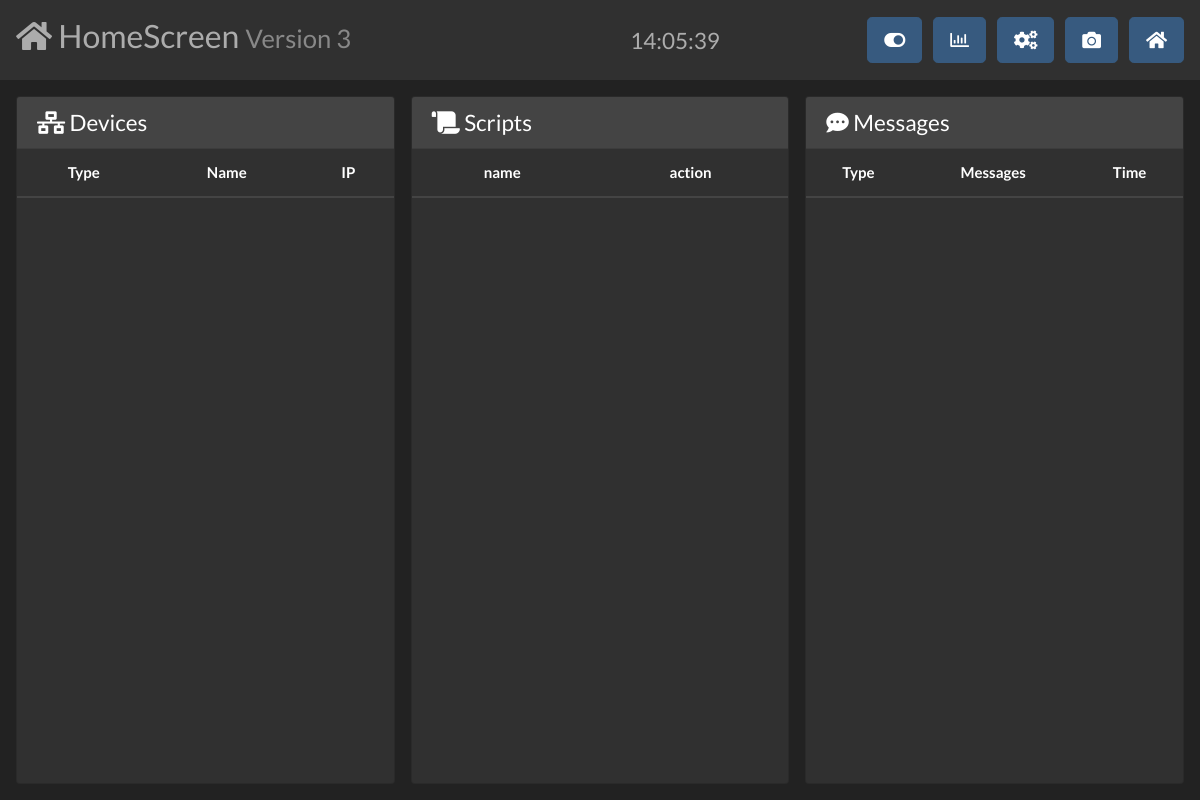
Before: /info.php with the older database file.
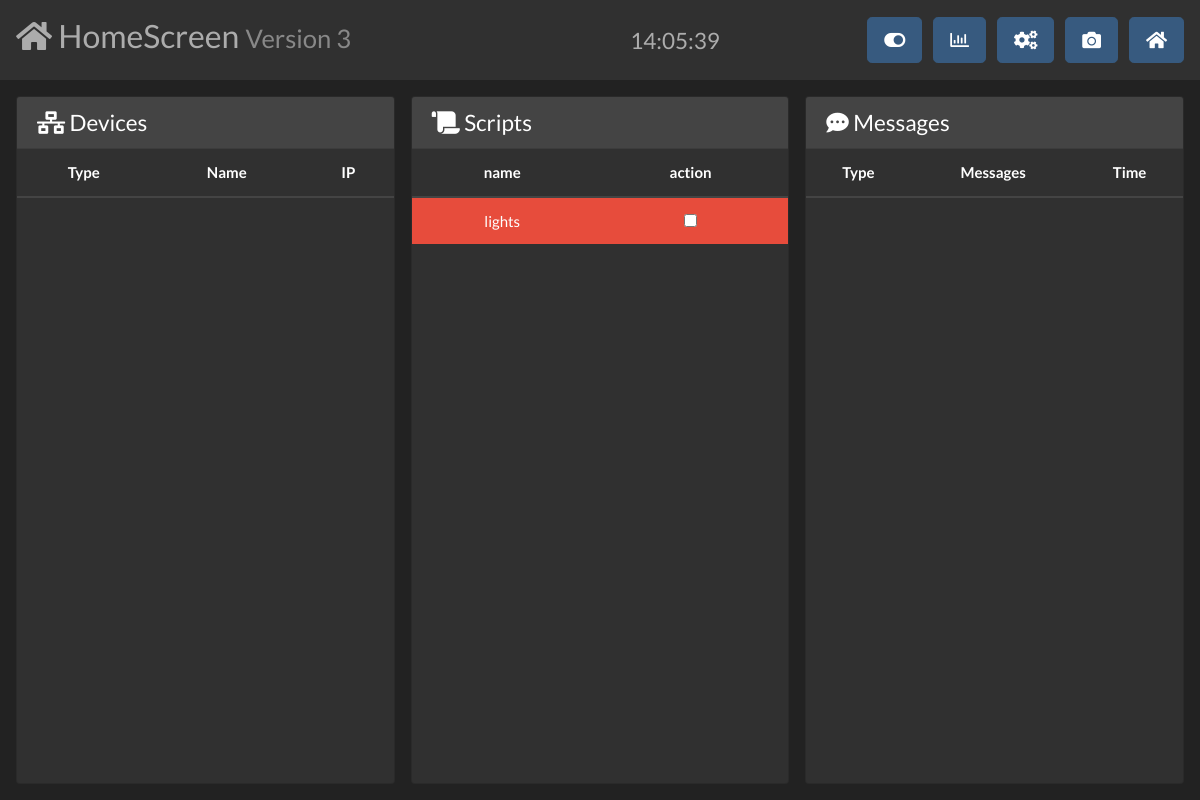
After: the same page with the newer database file.
### tables this page shows
CREATE TABLE scripts (
  name VARCHAR(30),
  type VARCHAR(30),
  path VARCHAR(100),
  status BIT,
  pid SMALLINT,
  PRIMARY KEY (name)
);

### info.php (the view, shortened to what this page needs)
<?php include "templates/header.php"; ?>
<link href="https://cdn.jsdelivr.net/gh/gitbrent/bootstrap4-toggle@3.6.1/css/bootstrap4-toggle.min.css" rel="stylesheet">
    <main>
        <div class="row h-100 m-0">
            <div class="col card mr-0">
                <h4 class="card-header"><i class="fas fa-network-wired"></i> Devices</h4>
                <div class="scrollable-table">
                    <table class="table text-center m-0">
                        <thead>
                            <tr class="table-dark">
                                <th scope="col">Type</th>
                                <th scope="col">Name</th>
                                <th scope="col">IP</th>
                            </tr>
                        </thead>
                    </table>
                </div>
            </div>
            <div class="col card mr-0">
                <h4 class="card-header"><i class="fas fa-scroll"></i> Scripts</h4>
                <div class="scrollable-table">
                    <table class="table text-center m-0">
                        <thead>
                            <tr class="table-dark">
                                <th scope="col">name</th>
                                <th scope="col">action</th>
                            </tr>
                        </thead>
                        <tbody id="scripts">
                            <?php
                            include "../connectdb.php";
                            $sql = "SELECT name, status FROM scripts";
                            $sth = $db->prepare($sql);
                            $sth->execute();
                            while ($row = $sth->fetch()) {
                                echo '<tr class="table-' . (($row["status"] == 1)?"success":"danger") . '">';
                                echo '<td>' . $row["name"] . '</td>';
                                echo '<td><input type="checkbox" ' . (($row["status"] == 1)?"checked":"") . ' data-onstyle="success" data-offstyle="danger" data-style="border" id="' . $row["name"] . '" data-toggle="toggle"/>';
                                echo '</tr>';
                            }
                            ?>
                        </tbody>
                    </table>
                </div>
            </div>
            <div class="col card">
                <h4 class="card-header"><i class="fas fa-comment-dots"></i> Messages</h4>
                <div class="scrollable-table">
                    <table class="table table-responsive-sm text-center m-0">
                        <thead>
                            <tr class="table-dark">
                                <th scope="col">Type</th>
                                <th scope="col">Messages</th>
                                <th scope="col">Time</th>
                            </tr>
                        </thead>
                    </table>
                </div>
            </div>
        </div>
    </main>
</body>
</html>

### templates/header.php (shortened to what this page needs)
<!DOCTYPE html>
<html lang="en">
<head>
    <link rel="stylesheet" href="css/bootstrap.min.css">
    <link rel="stylesheet" href="css/bootstrap-select.css">
    <link rel="stylesheet" href="https://use.fontawesome.com/releases/v5.7.0/css/all.css"
>
</head>
<body id="body" class="overflow-hidden" style="padding-top: 10vh;">
    <?php if (!strpos($_SERVER['PHP_SELF'], 'alarm.php') && !strpos($_SERVER['PHP_SELF'], 'arm.php') && !strpos($_SERVER['PHP_SELF'], 'unarm.php')) { ?>
        <header>
            <nav style="height: 10vh;" class="navbar fixed-top navbar-expand-lg navbar-dark bg-dark justify-content-between overflow-hidden">
                <a href="index.php" class="navbar-text h3 text-decoration-none"><i class="fas fa-home"></i> HomeScreen <small class="text-muted">Version 3</small></a>
                <div id="clock" class="navbar-text h4 m-0"></div>
                <div>
                    <a role="button" href="switches.php" class="btn btn-primary btn-lg ml-2"><i class="fas fa-toggle-on"></i></a>
                    <a role="button" href="info.php"     class="btn btn-primary btn-lg ml-2"><i class="far fa-chart-bar"></i></a>
                    <a role="button" href="settings.php" class="btn btn-primary btn-lg ml-2"><i class="fas fa-cogs"></i></a>
                    <a role="button" href="cams.php"     class="btn btn-primary btn-lg ml-2"><i class="fas fa-camera"></i></a>
                    <a role="button" href="index.php"    class="btn btn-primary btn-lg ml-2"><i class="fas fa-home"></i></a>
                </div>
            </nav>
        </header>
    <?php } ?>

Changed rows visible on the page:
added scripts: name "lights"
